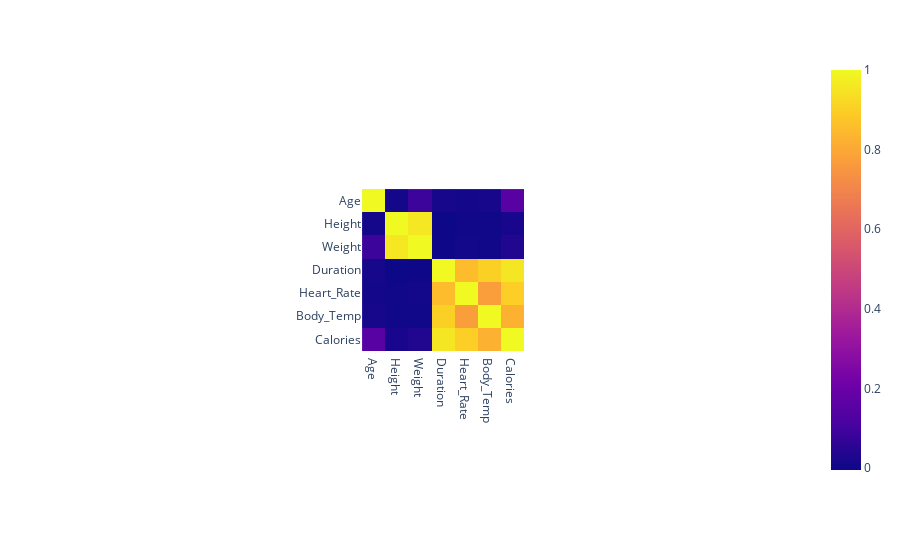

Notebook cell for this chart:
### Code cell
px.imshow(df.iloc[:, 2:].corr())

### Figure 1 — Plotly figure (JSON) as saved in the notebook; plotly's stock layout.template omitted (floating-point values rounded to 4 significant figures)
{"data": [{"coloraxis": "coloraxis", "hovertemplate": "x: %{x}<br>y: %{y}<br>color: %{z}<extra></extra>", "name": "0", "type": "heatmap", "x": ["Age", "Height", "Weight", "Duration", "Heart_Rate", "Body_Temp", "Calories"], "xaxis": "x", "y": ["Age", "Height", "Weight", "Duration", "Heart_Rate", "Body_Temp", "Calories"], "yaxis": "y", "z": [[1, 0.009554, 0.09009, 0.01325, 0.01048, 0.01317, 0.1544], [0.009554, 1, 0.9585, -0.004625, 0.000528, 0.0012, 0.01754], [0.09009, 0.9585, 1, -0.001884, 0.004311, 0.004095, 0.03548], [0.01325, -0.004625, -0.001884, 1, 0.8529, 0.9032, 0.9554], [0.01048, 0.000528, 0.004311, 0.8529, 1, 0.7715, 0.8979], [0.01317, 0.0012, 0.004095, 0.9032, 0.7715, 1, 0.8246], [0.1544, 0.01754, 0.03548, 0.9554, 0.8979, 0.8246, 1]]}], "layout": {"autosize": true, "coloraxis": {"colorscale": [[0, "#0d0887"], [0.1111, "#46039f"], [0.2222, "#7201a8"], [0.3333, "#9c179e"], [0.4444, "#bd3786"], [0.5556, "#d8576b"], [0.6667, "#ed7953"], [0.7778, "#fb9f3a"], [0.8889, "#fdca26"], [1, "#f0f921"]]}, "margin": {"t": 60}, "xaxis": {"anchor": "y", "autorange": true, "constrain": "domain", "domain": [0.3886, 0.6114], "range": [-0.5, 6.5], "scaleanchor": "y", "type": "category"}, "yaxis": {"anchor": "x", "autorange": true, "constrain": "domain", "domain": [0.1251, 0.8749], "range": [6.5, -0.5], "type": "category"}}}
